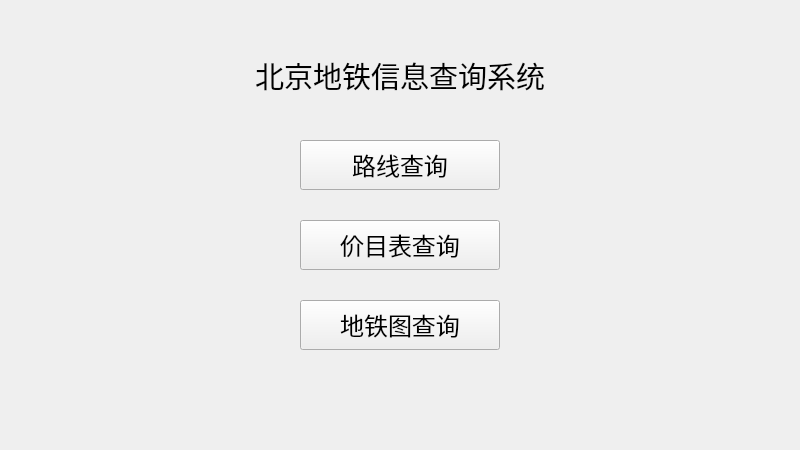
<?xml version="1.0" encoding="UTF-8"?>
<ui version="4.0">
 <class>BeijingSubwayInfoSystenApplicationClass</class>
 <widget class="QMainWindow" name="BeijingSubwayInfoSystenApplicationClass">
  <property name="windowModality">
   <enum>Qt::NonModal</enum>
  </property>
  <property name="geometry">
   <rect>
    <x>0</x>
    <y>0</y>
    <width>800</width>
    <height>450</height>
   </rect>
  </property>
  <property name="minimumSize">
   <size>
    <width>800</width>
    <height>450</height>
   </size>
  </property>
  <property name="maximumSize">
   <size>
    <width>800</width>
    <height>450</height>
   </size>
  </property>
  <property name="mouseTracking">
   <bool>false</bool>
  </property>
  <property name="windowTitle">
   <string>BeijingSubwayInfoSystenApplication</string>
  </property>
  <property name="windowIcon">
   <iconset>
    <normalon>:/BeijingSubwayInfoSystenApplication/Resorce/Beijing Subway Logo Alone.png</normalon>
   </iconset>
  </property>
  <property name="toolButtonStyle">
   <enum>Qt::ToolButtonIconOnly</enum>
  </property>
  <property name="animated">
   <bool>true</bool>
  </property>
  <widget class="QWidget" name="centralWidget">
   <widget class="QLabel" name="AppName">
    <property name="geometry">
     <rect>
      <x>200</x>
      <y>50</y>
      <width>400</width>
      <height>50</height>
     </rect>
    </property>
    <property name="sizePolicy">
     <sizepolicy hsizetype="Fixed" vsizetype="Fixed">
      <horstretch>0</horstretch>
      <verstretch>0</verstretch>
     </sizepolicy>
    </property>
    <property name="font">
     <font>
      <family>等线</family>
      <pointsize>22</pointsize>
     </font>
    </property>
    <property name="text">
     <string>北京地铁信息查询系统</string>
    </property>
    <property name="alignment">
     <set>Qt::AlignCenter</set>
    </property>
   </widget>
   <widget class="QPushButton" name="PathSearch">
    <property name="geometry">
     <rect>
      <x>300</x>
      <y>140</y>
      <width>200</width>
      <height>50</height>
     </rect>
    </property>
    <property name="sizePolicy">
     <sizepolicy hsizetype="Fixed" vsizetype="Fixed">
      <horstretch>0</horstretch>
      <verstretch>0</verstretch>
     </sizepolicy>
    </property>
    <property name="font">
     <font>
      <family>等线 Light</family>
      <pointsize>18</pointsize>
     </font>
    </property>
    <property name="text">
     <string>路线查询</string>
    </property>
    <property name="checkable">
     <bool>false</bool>
    </property>
    <property name="autoRepeat">
     <bool>false</bool>
    </property>
    <property name="autoExclusive">
     <bool>false</bool>
    </property>
    <property name="autoDefault">
     <bool>false</bool>
    </property>
    <property name="default">
     <bool>false</bool>
    </property>
    <property name="flat">
     <bool>false</bool>
    </property>
   </widget>
   <widget class="QPushButton" name="FareSearch">
    <property name="geometry">
     <rect>
      <x>300</x>
      <y>220</y>
      <width>200</width>
      <height>50</height>
     </rect>
    </property>
    <property name="sizePolicy">
     <sizepolicy hsizetype="Fixed" vsizetype="Fixed">
      <horstretch>0</horstretch>
      <verstretch>0</verstretch>
     </sizepolicy>
    </property>
    <property name="font">
     <font>
      <family>等线 Light</family>
      <pointsize>18</pointsize>
     </font>
    </property>
    <property name="text">
     <string>价目表查询</string>
    </property>
   </widget>
   <widget class="QPushButton" name="MapSearch">
    <property name="geometry">
     <rect>
      <x>300</x>
      <y>300</y>
      <width>200</width>
      <height>50</height>
     </rect>
    </property>
    <property name="sizePolicy">
     <sizepolicy hsizetype="Fixed" vsizetype="Fixed">
      <horstretch>0</horstretch>
      <verstretch>0</verstretch>
     </sizepolicy>
    </property>
    <property name="font">
     <font>
      <family>等线 Light</family>
      <pointsize>18</pointsize>
     </font>
    </property>
    <property name="text">
     <string>地铁图查询</string>
    </property>
   </widget>
  </widget>
 </widget>
 <layoutdefault spacing="6" margin="11"/>
 <resources>
  <include location="BeijingSubwayInfoSystenApplication.qrc"/>
 </resources>
 <connections/>
 <designerdata>
  <property name="gridDeltaX">
   <number>10</number>
  </property>
  <property name="gridDeltaY">
   <number>10</number>
  </property>
  <property name="gridSnapX">
   <bool>true</bool>
  </property>
  <property name="gridSnapY">
   <bool>true</bool>
  </property>
  <property name="gridVisible">
   <bool>true</bool>
  </property>
 </designerdata>
</ui>
